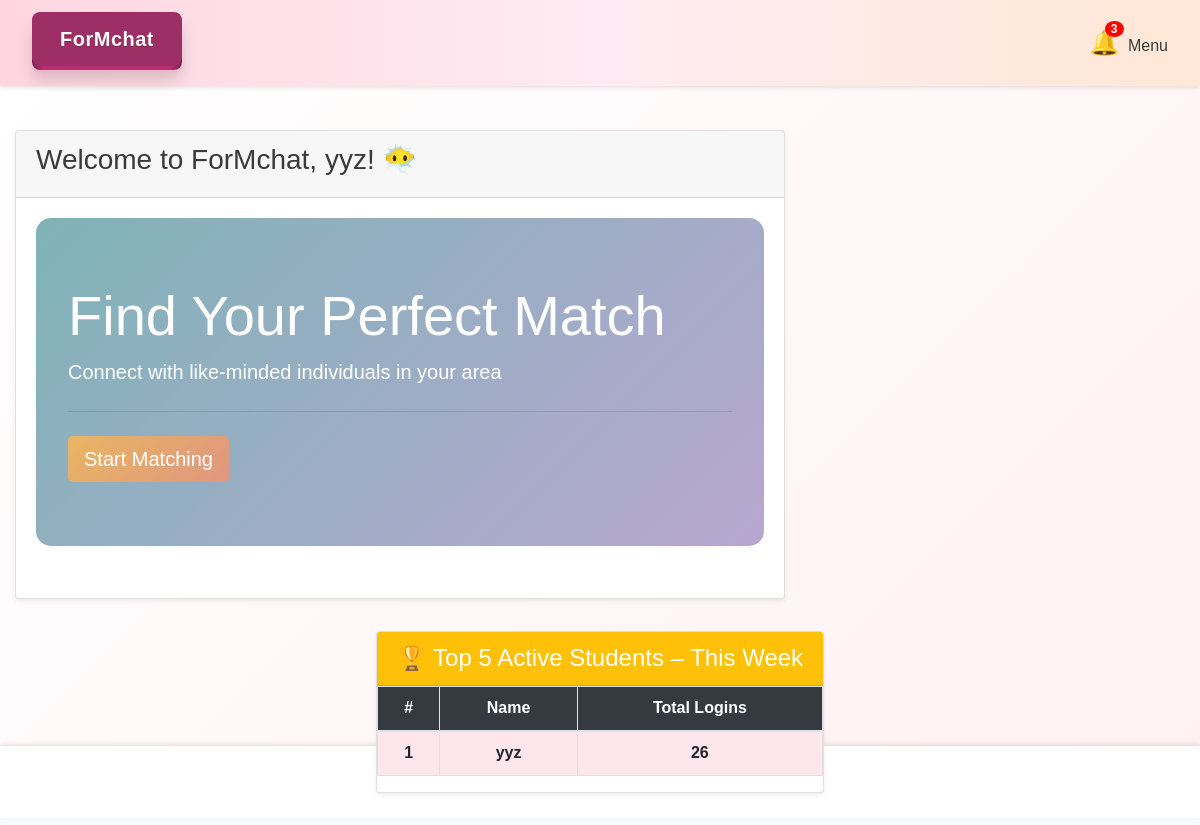
/mainpage (signed in), run on an earlier commit of the app's database.
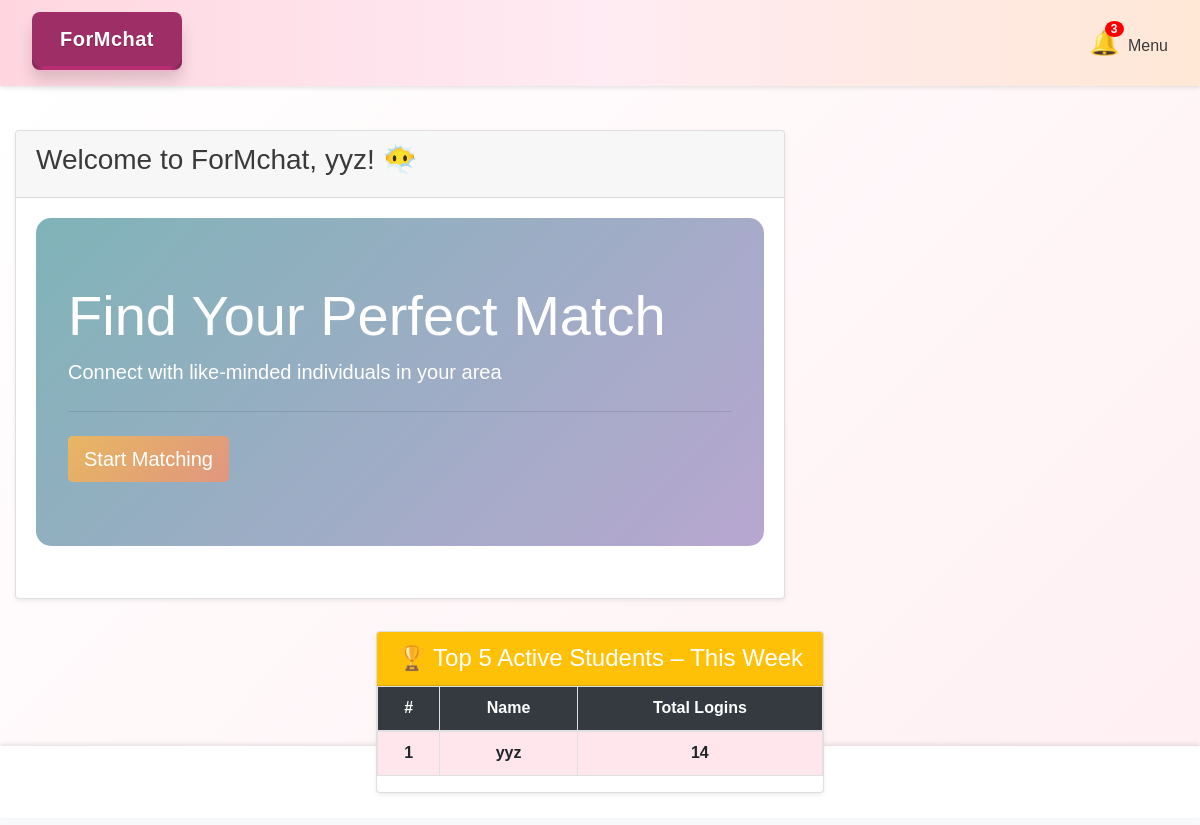
And on a later commit of the database.
### app.py (models this page shows)
class User(db.Model):
    __tablename__ = 'user'
    id = db.Column(db.Integer, primary_key=True)
    username = db.Column(db.String(100), nullable=False)
    email = db.Column(db.String(120), unique=True, nullable=False)
    password = db.Column(db.String(200), nullable=False)
    is_verified = db.Column(db.Boolean, default=False)
    verification_status = db.Column(db.String(100), default="Pending")
    age = db.Column(db.Integer)
    race = db.Column(db.String(50))
    faculty = db.Column(db.String(50))
    sex = db.Column(db.String(10))
    bio = db.Column(db.Text)
    location = db.Column(db.String(100))
    avatar = db.Column(db.String(200), default=app.config['DEFAULT_AVATAR_PATH'])
    likes_received = db.relationship("Like", foreign_keys="Like.target_user_id", backref="target_user")
    loves_received = db.relationship("Love", foreign_keys="Love.target_user_id", backref="target_user")
    sent_messages = db.relationship('Message', foreign_keys='Message.sender_id', backref='sender')
    received_messages = db.relationship('Message', foreign_keys='Message.receiver_id', backref='receiver')
    last_login = db.Column(db.DateTime, default=datetime.utcnow)
    login_count = db.Column(db.Integer, default=0)

### app.py (the view)
@app.route('/mainpage')
def mainpage():
    if 'user_id' not in session:
        return redirect(url_for('login'))
    user = User.query.get(session['user_id'])
    if not user:
        flash('User not found')
        return redirect(url_for('login'))
    one_week_ago = datetime.utcnow() - timedelta(days=7)
    top_users = User.query.filter(User.last_login >= one_week_ago)\
                          .order_by(User.login_count.desc())\
                          .limit(5).all()
    return render_template('mainpage.html', user=user, users=top_users)

### app.py (called while the page is built)
@app.before_request
def before_request():
    if 'session_id' not in session:
        session['session_id'] = secrets.token_hex(16)

def generate_csrf_token():
    if 'csrf_token' not in session:
        session['csrf_token'] = secrets.token_hex(16)
    return session['csrf_token']

### frontend/templates/mainpage.html (shortened to what this page needs)
{% extends "base.html" %}
{% block content %}
<head>
    <link rel="stylesheet" href="https://stackpath.bootstrapcdn.com/bootstrap/4.5.2/css/bootstrap.min.css">
    <link rel="stylesheet" href="{{ url_for('static', filename='css/style.css') }}">
</head>
<body>
    <div class="body-color">
        <div class="container-fluid mt-4">
            <div class="row">
                <div class="col-md-8">
                    <div class="card">
                        <div class="card-header">
                            <h3>Welcome to ForMchat, {{ user.username }}! 😶‍🌫️</h3>
                        </div>
                        <div class="card-body">
                            <div class="jumbotron">
                                <h1 class="display-4">Find Your Perfect Match</h1>
                                <p class="lead">Connect with like-minded individuals in your area</p>
                                <hr class="my-4">
                                <a class="btn start-matching-btn btn-lg" role="button" onclick="window.location.href='/matches'">Start Matching</a>
                            </div>
                        </div>
                    </div>
                </div>
                <section class="top-active box card">
                    <div class="card-header bg-warning text-white">
                        <h4 class="mb-0">🏆 Top 5 Active Students – This Week</h4>
                    </div>
                    <div class="card-body p-0">
                        <table class="leaderboard table">
                            <thead class="thead-dark">
                                <tr>
                                    <th scope="col">#</th>
                                    <th scope="col">Name</th>
                                    <th scope="col">Total Logins</th>
                                </tr>
                            </thead>
                            <tbody>
                                {% for user in users %}
                                <tr>
                                    <td>{{ loop.index }}</td>
                                    <td>{{ user.username }}</td>
                                    <td>{{ user.login_count }}</td>
                                </tr>
                                {% endfor %}
                            </tbody>
                        </table>
                    </div>
                </section>
            </div>
        </div>
    </div>
</body>
{% endblock %}

What changed in the data, as far as the page shows it:
changed User "yyz": login_count "26" → "14"
